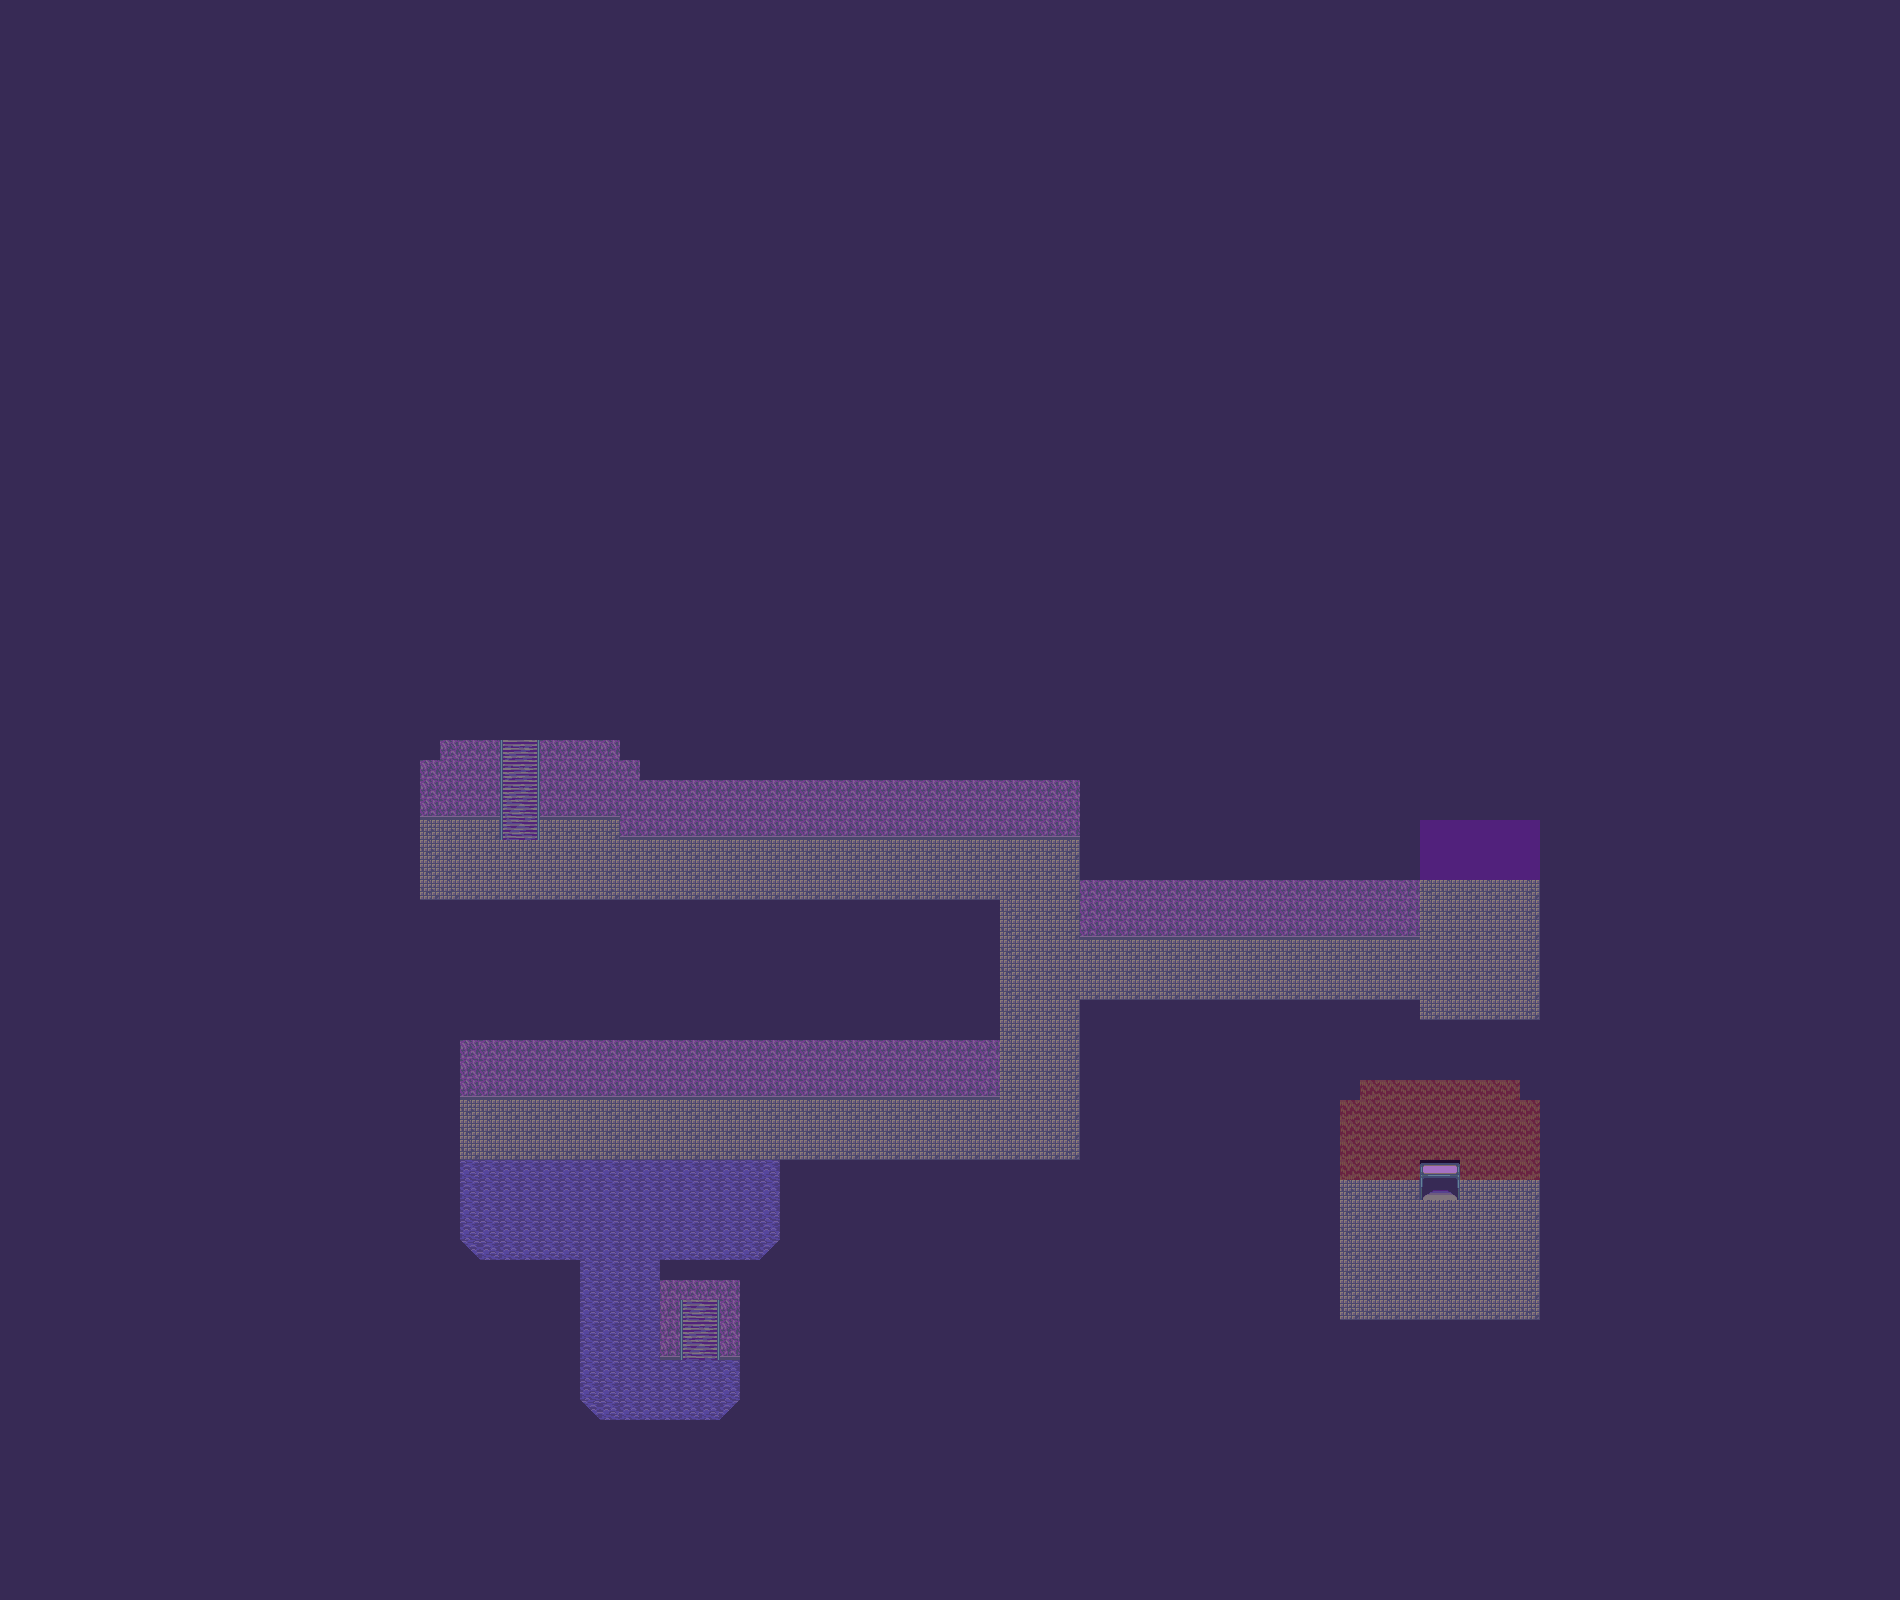

Below is a game level as drawn by its tile map, then a one-line description and the .tmx that defines it (tile-layer data replaced by summaries):
An orthogonal 95x80 tile map with 20x20 px tiles, 3 tile layers (back, collision, Atmosphere).

<map version="1.0" tiledversion="2017.06.27" orientation="orthogonal" renderorder="right-down" width="95" height="80" tilewidth="20" tileheight="20" nextobjectid="1">
 <tileset firstgid="1" source="finaltilesets.tsx" />
 <layer name="back" width="95" height="80">
  <data>[7600 cells, 7600 non-empty, 16 distinct tile ids]</data>
 </layer>
 <layer name="collision" width="95" height="80" opacity="0">
  <data>[7600 cells, 283 non-empty, 1 distinct tile ids]</data>
 </layer>
 <layer name="Atmosphere" width="95" height="80" opacity="0.39">
  <data>[7600 cells, 7600 non-empty, 1 distinct tile ids]</data>
 </layer>
</map>
